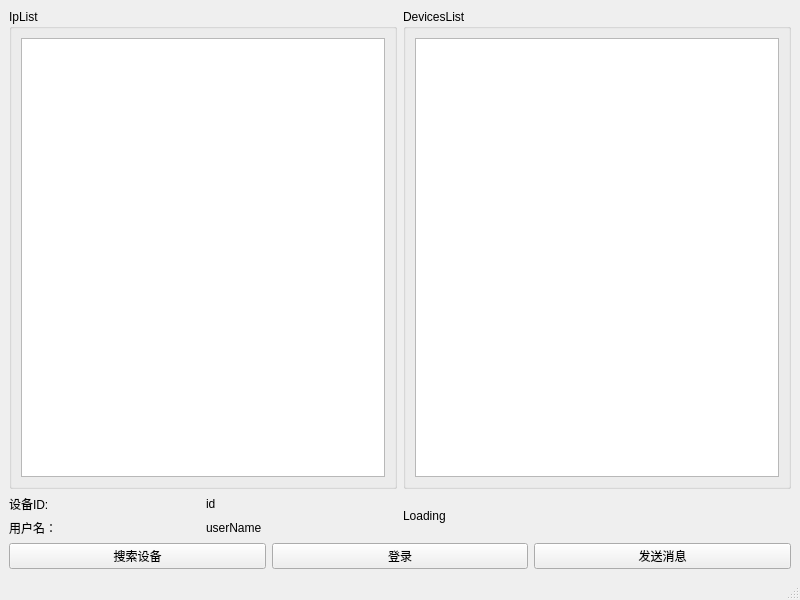
<?xml version="1.0" encoding="UTF-8"?>
<ui version="4.0">
 <class>MainWindow</class>
 <widget class="QMainWindow" name="MainWindow">
  <property name="geometry">
   <rect>
    <x>0</x>
    <y>0</y>
    <width>800</width>
    <height>600</height>
   </rect>
  </property>
  <property name="windowTitle">
   <string>MainWindow</string>
  </property>
  <widget class="QWidget" name="centralwidget">
   <property name="layoutDirection">
    <enum>Qt::LeftToRight</enum>
   </property>
   <layout class="QGridLayout" name="gridLayout">
    <item row="0" column="0">
     <layout class="QHBoxLayout" name="horizontalLayout">
      <item>
       <widget class="QGroupBox" name="groupBox_2">
        <property name="title">
         <string>IpList</string>
        </property>
        <layout class="QVBoxLayout" name="verticalLayout_2">
         <item>
          <widget class="QTableView" name="ipTableView"/>
         </item>
        </layout>
       </widget>
      </item>
      <item>
       <widget class="QGroupBox" name="groupBox">
        <property name="title">
         <string>DevicesList</string>
        </property>
        <layout class="QVBoxLayout" name="verticalLayout">
         <item>
          <widget class="QTableView" name="devicesTableView"/>
         </item>
        </layout>
       </widget>
      </item>
     </layout>
    </item>
    <item row="1" column="0">
     <layout class="QHBoxLayout" name="horizontalLayout_5">
      <item>
       <layout class="QVBoxLayout" name="verticalLayout_3">
        <item>
         <layout class="QHBoxLayout" name="horizontalLayout_3">
          <item>
           <widget class="QLabel" name="label_3">
            <property name="text">
             <string>设备ID:</string>
            </property>
           </widget>
          </item>
          <item>
           <widget class="QLabel" name="deviceId">
            <property name="text">
             <string>id</string>
            </property>
           </widget>
          </item>
         </layout>
        </item>
        <item>
         <layout class="QHBoxLayout" name="horizontalLayout_4">
          <item>
           <widget class="QLabel" name="label_5">
            <property name="text">
             <string>用户名：</string>
            </property>
           </widget>
          </item>
          <item>
           <widget class="QLabel" name="userName">
            <property name="text">
             <string>userName</string>
            </property>
           </widget>
          </item>
         </layout>
        </item>
       </layout>
      </item>
      <item>
       <widget class="QLabel" name="loadingLabel">
        <property name="text">
         <string>Loading</string>
        </property>
       </widget>
      </item>
     </layout>
    </item>
    <item row="2" column="0">
     <layout class="QHBoxLayout" name="horizontalLayout_2">
      <item>
       <widget class="QPushButton" name="searchDevicesButton">
        <property name="text">
         <string>搜索设备</string>
        </property>
       </widget>
      </item>
      <item>
       <widget class="QPushButton" name="loginButton">
        <property name="text">
         <string>登录</string>
        </property>
       </widget>
      </item>
      <item>
       <widget class="QPushButton" name="sendMessageButton">
        <property name="text">
         <string>发送消息</string>
        </property>
       </widget>
      </item>
     </layout>
    </item>
   </layout>
  </widget>
  <widget class="QMenuBar" name="menubar">
   <property name="geometry">
    <rect>
     <x>0</x>
     <y>0</y>
     <width>800</width>
     <height>21</height>
    </rect>
   </property>
  </widget>
  <widget class="QStatusBar" name="statusbar"/>
 </widget>
 <resources/>
 <connections/>
</ui>
